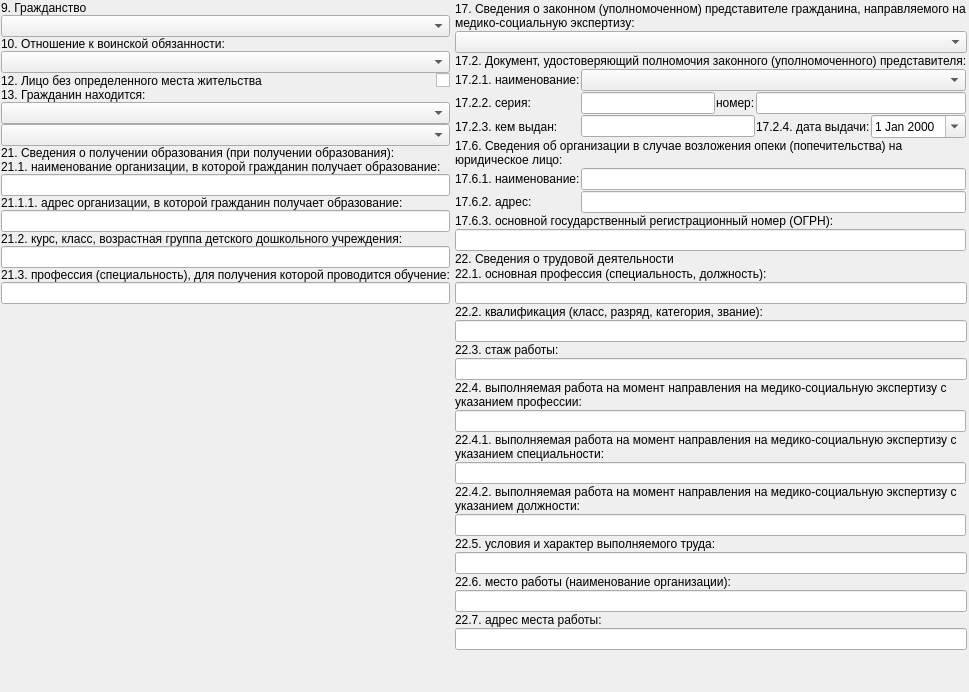
          <widget class="QWidget" name="tabClientData">
           <attribute name="title">
            <string>&amp;Данные о пациенте</string>
           </attribute>
           <layout class="QGridLayout" name="gridLayout_25">
            <property name="margin">
             <number>1</number>
            </property>
            <property name="spacing">
             <number>1</number>
            </property>
            <item row="0" column="0">
             <layout class="QGridLayout" name="gridLayout_24">
              <property name="spacing">
               <number>4</number>
              </property>
              <item row="0" column="0">
               <layout class="QGridLayout" name="gridLayout_23">
                <property name="spacing">
                 <number>0</number>
                </property>
                <item row="6" column="0" colspan="2">
                 <widget class="CStrComboBox" name="cmbClientIsLocated"/>
                </item>
                <item row="3" column="0" colspan="2">
                 <widget class="CStrComboBox" name="cmbClientMilitaryDuty"/>
                </item>
                <item row="4" column="0">
                 <widget class="QLabel" name="lblClientNoFixedPlaceResidence">
                  <property name="text">
                   <string>12. Лицо без определенного места жительства</string>
                  </property>
                 </widget>
                </item>
                <item row="4" column="1">
                 <widget class="QCheckBox" name="chkClientNoFixedPlaceResidence">
                  <property name="sizePolicy">
                   <sizepolicy hsizetype="Fixed" vsizetype="Fixed">
                    <horstretch>0</horstretch>
                    <verstretch>0</verstretch>
                   </sizepolicy>
                  </property>
                  <property name="layoutDirection">
                   <enum>Qt::RightToLeft</enum>
                  </property>
                  <property name="text">
                   <string/>
                  </property>
                 </widget>
                </item>
                <item row="0" column="0" colspan="2">
                 <widget class="QLabel" name="lblClientCitizenship">
                  <property name="text">
                   <string>9. Гражданство</string>
                  </property>
                 </widget>
                </item>
                <item row="9" column="0" colspan="2">
                 <widget class="QLabel" name="lblClientEducationOrgName">
                  <property name="text">
                   <string>21.1. наименование организации, в которой гражданин получает образование:</string>
                  </property>
                  <property name="wordWrap">
                   <bool>true</bool>
                  </property>
                 </widget>
                </item>
                <item row="14" column="0" colspan="2">
                 <widget class="QLineEdit" name="edtClientEducationCourse"/>
                </item>
                <item row="5" column="0" colspan="2">
                 <widget class="QLabel" name="lblClientIsLocated">
                  <property name="text">
                   <string>13. Гражданин находится:</string>
                  </property>
                 </widget>
                </item>
                <item row="16" column="0" colspan="2">
                 <widget class="QLineEdit" name="edtClientEducationSpecialty"/>
                </item>
                <item row="15" column="0" colspan="2">
                 <widget class="QLabel" name="lblClientEducationSpecialty">
                  <property name="text">
                   <string>21.3. профессия (специальность), для получения которой проводится обучение:</string>
                  </property>
                 </widget>
                </item>
                <item row="17" column="0" colspan="2">
                 <spacer name="verticalSpacer">
                  <property name="orientation">
                   <enum>Qt::Vertical</enum>
                  </property>
                  <property name="sizeHint" stdset="0">
                   <size>
                    <width>20</width>
                    <height>40</height>
                   </size>
                  </property>
                 </spacer>
                </item>
                <item row="8" column="0" colspan="2">
                 <widget class="QLabel" name="lblClientEducation">
                  <property name="text">
                   <string>21. Сведения о получении образования (при получении образования):</string>
                  </property>
                 </widget>
                </item>
                <item row="2" column="0" colspan="2">
                 <widget class="QLabel" name="lblClientMilitaryDuty">
                  <property name="text">
                   <string>10. Отношение к воинской обязанности:</string>
                  </property>
                 </widget>
                </item>
                <item row="1" column="0" colspan="2">
                 <widget class="CStrComboBox" name="cmbClientCitizenship"/>
                </item>
                <item row="7" column="0" colspan="2">
                 <widget class="COrgComboBoxEx" name="cmbClientIsLocatedOrg"/>
                </item>
                <item row="10" column="0" colspan="2">
                 <widget class="QLineEdit" name="edtClientEducationOrgName"/>
                </item>
                <item row="13" column="0" colspan="2">
                 <widget class="QLabel" name="lblClientEducationCourse">
                  <property name="text">
                   <string>21.2. курс, класс, возрастная группа детского дошкольного учреждения:</string>
                  </property>
                 </widget>
                </item>
                <item row="11" column="0" colspan="2">
                 <widget class="QLabel" name="lblClientEducationOrgAddress">
                  <property name="text">
                   <string>21.1.1. адрес организации, в которой гражданин получает образование:</string>
                  </property>
                 </widget>
                </item>
                <item row="12" column="0" colspan="2">
                 <widget class="QLineEdit" name="edtClientEducationOrgAddress"/>
                </item>
               </layout>
              </item>
              <item row="0" column="1">
               <layout class="QGridLayout" name="gridLayout_22">
                <property name="margin">
                 <number>1</number>
                </property>
                <property name="spacing">
                 <number>1</number>
                </property>
                <item row="20" column="0" colspan="5">
                 <widget class="QLineEdit" name="edtPatronWorkActive"/>
                </item>
                <item row="21" column="0" colspan="5">
                 <widget class="QLabel" name="lblPatronWorkActiveSpecialty">
                  <property name="text">
                   <string>22.4.1. выполняемая работа на момент направления на медико-социальную экспертизу с указанием специальности:</string>
                  </property>
                  <property name="wordWrap">
                   <bool>true</bool>
                  </property>
                 </widget>
                </item>
                <item row="23" column="0" colspan="5">
                 <widget class="QLabel" name="lblPatronWorkActivePost">
                  <property name="text">
                   <string>22.4.2. выполняемая работа на момент направления на медико-социальную экспертизу с указанием должности:</string>
                  </property>
                  <property name="wordWrap">
                   <bool>true</bool>
                  </property>
                 </widget>
                </item>
                <item row="28" column="0" colspan="6">
                 <widget class="QLineEdit" name="edtPatronWorkPlaceOrg"/>
                </item>
                <item row="13" column="0" colspan="6">
                 <widget class="QLabel" name="lblPatronSpecialty">
                  <property name="text">
                   <string>22.1. основная профессия (специальность, должность):</string>
                  </property>
                 </widget>
                </item>
                <item row="29" column="0" colspan="6">
                 <widget class="QLabel" name="lblPatronWorkPlaceAddress">
                  <property name="text">
                   <string>22.7. адрес места работы:</string>
                  </property>
                 </widget>
                </item>
                <item row="18" column="0" colspan="6">
                 <widget class="QLineEdit" name="edtPatronWorkExperience"/>
                </item>
                <item row="30" column="0" colspan="6">
                 <widget class="QLineEdit" name="edtPatronWorkPlaceAddress"/>
                </item>
                <item row="4" column="0">
                 <widget class="QLabel" name="lblRepresentativeDocumentSeria">
                  <property name="text">
                   <string>17.2.2. серия:</string>
                  </property>
                 </widget>
                </item>
                <item row="0" column="0" colspan="6">
                 <widget class="QLabel" name="lblClientRelationRepresentative">
                  <property name="text">
                   <string>17. Сведения о законном (уполномоченном) представителе гражданина, направляемого на медико-социальную экспертизу:</string>
                  </property>
                  <property name="wordWrap">
                   <bool>true</bool>
                  </property>
                 </widget>
                </item>
                <item row="4" column="1">
                 <widget class="QLineEdit" name="edtRepresentativeDocumentSeria"/>
                </item>
                <item row="4" column="2">
                 <widget class="QLabel" name="lblRepresentativeDocumentNumber">
                  <property name="text">
                   <string>номер:</string>
                  </property>
                 </widget>
                </item>
                <item row="5" column="0">
                 <widget class="QLabel" name="lblRepresentativeDocumentOrigin">
                  <property name="text">
                   <string>17.2.3. кем выдан:</string>
                  </property>
                 </widget>
                </item>
                <item row="14" column="0" colspan="6">
                 <widget class="QLineEdit" name="edtPatronSpecialty"/>
                </item>
                <item row="5" column="3">
                 <widget class="QLabel" name="lblRepresentativeDocumentDate">
                  <property name="sizePolicy">
                   <sizepolicy hsizetype="Fixed" vsizetype="Preferred">
                    <horstretch>0</horstretch>
                    <verstretch>0</verstretch>
                   </sizepolicy>
                  </property>
                  <property name="text">
                   <string>17.2.4. дата выдачи:</string>
                  </property>
                 </widget>
                </item>
                <item row="5" column="4">
                 <widget class="CDateEdit" name="edtRepresentativeDocumentDate">
                  <property name="sizePolicy">
                   <sizepolicy hsizetype="Fixed" vsizetype="Fixed">
                    <horstretch>0</horstretch>
                    <verstretch>0</verstretch>
                   </sizepolicy>
                  </property>
                  <property name="calendarPopup">
                   <bool>true</bool>
                  </property>
                 </widget>
                </item>
                <item row="7" column="0" colspan="5">
                 <widget class="QLabel" name="lblRepresentativeOrg">
                  <property name="text">
                   <string>17.6. Сведения об организации в случае возложения опеки (попечительства) на юридическое лицо:</string>
                  </property>
                  <property name="wordWrap">
                   <bool>true</bool>
                  </property>
                 </widget>
                </item>
                <item row="9" column="1" colspan="4">
                 <widget class="QLineEdit" name="edtRepresentativeOrgAddress"/>
                </item>
                <item row="10" column="0" colspan="5">
                 <widget class="QLabel" name="lblRepresentativeOrgOGRN">
                  <property name="text">
                   <string>17.6.3. основной государственный регистрационный номер (ОГРН): </string>
                  </property>
                 </widget>
                </item>
                <item row="8" column="0">
                 <widget class="QLabel" name="lblRepresentativeOrgName">
                  <property name="text">
                   <string>17.6.1. наименование:</string>
                  </property>
                 </widget>
                </item>
                <item row="11" column="0" colspan="5">
                 <widget class="QLineEdit" name="edtRepresentativeOrgOGRN">
                  <property name="inputMask">
                   <string>999999999999999999999999999999999999999999999999999999999999999999999999999999; </string>
                  </property>
                  <property name="maxLength">
                   <number>78</number>
                  </property>
                 </widget>
                </item>
                <item row="19" column="0" colspan="6">
                 <widget class="QLabel" name="lblPatronWorkActive">
                  <property name="text">
                   <string>22.4. выполняемая работа на момент направления на медико-социальную экспертизу с указанием профессии:</string>
                  </property>
                  <property name="wordWrap">
                   <bool>true</bool>
                  </property>
                 </widget>
                </item>
                <item row="27" column="0" colspan="6">
                 <widget class="QLabel" name="lblPatronWorkPlaceOrg">
                  <property name="text">
                   <string>22.6. место работы (наименование организации):</string>
                  </property>
                 </widget>
                </item>
                <item row="12" column="0" colspan="6">
                 <widget class="QLabel" name="lblPatronWork">
                  <property name="text">
                   <string>22. Сведения о трудовой деятельности</string>
                  </property>
                 </widget>
                </item>
                <item row="25" column="0" colspan="6">
                 <widget class="QLabel" name="lblPatronWorkConditions">
                  <property name="text">
                   <string>22.5. условия и характер выполняемого труда:</string>
                  </property>
                 </widget>
                </item>
                <item row="4" column="3" colspan="2">
                 <widget class="QLineEdit" name="edtRepresentativeDocumentNumber"/>
                </item>
                <item row="16" column="0" colspan="6">
                 <widget class="QLineEdit" name="edtPatronQualification"/>
                </item>
                <item row="2" column="0" colspan="6">
                 <widget class="QLabel" name="lblRepresentativeDocument">
                  <property name="text">
                   <string>17.2. Документ, удостоверяющий полномочия законного (уполномоченного) представителя:</string>
                  </property>
                 </widget>
                </item>
                <item row="1" column="0" colspan="6">
                 <widget class="CClientRelationComboBoxPatron" name="cmbClientRelationRepresentative"/>
                </item>
                <item row="5" column="1" colspan="2">
                 <widget class="QLineEdit" name="edtRepresentativeDocumentOrigin"/>
                </item>
                <item row="8" column="1" colspan="4">
                 <widget class="QLineEdit" name="edtRepresentativeOrgName"/>
                </item>
                <item row="3" column="0">
                 <widget class="QLabel" name="lblRepresentativeDocumentName">
                  <property name="text">
                   <string>17.2.1. наименование:</string>
                  </property>
                 </widget>
                </item>
                <item row="17" column="0" colspan="6">
                 <widget class="QLabel" name="lblPatronWorkExperience">
                  <property name="text">
                   <string>22.3. стаж работы:</string>
                  </property>
                 </widget>
                </item>
                <item row="15" column="0" colspan="6">
                 <widget class="QLabel" name="lblPatronQualification">
                  <property name="text">
                   <string>22.2. квалификация (класс, разряд, категория, звание):</string>
                  </property>
                 </widget>
                </item>
                <item row="26" column="0" colspan="6">
                 <widget class="QLineEdit" name="edtPatronWorkConditions"/>
                </item>
                <item row="9" column="0">
                 <widget class="QLabel" name="lblRepresentativeOrgAdress">
                  <property name="text">
                   <string>17.6.2. адрес:</string>
                  </property>
                 </widget>
                </item>
                <item row="22" column="0" colspan="5">
                 <widget class="QLineEdit" name="edtPatronWorkActiveSpecialty"/>
                </item>
                <item row="24" column="0" colspan="5">
                 <widget class="QLineEdit" name="edtPatronWorkActivePost"/>
                </item>
                <item row="3" column="1" colspan="4">
                 <widget class="CStrComboBox" name="cmbRepresentativeDocumentName"/>
                </item>
               </layout>
              </item>
              <item row="1" column="1">
               <spacer name="verticalSpacer_6">
                <property name="orientation">
                 <enum>Qt::Vertical</enum>
                </property>
                <property name="sizeHint" stdset="0">
                 <size>
                  <width>20</width>
                  <height>40</height>
                 </size>
                </property>
               </spacer>
              </item>
             </layout>
            </item>
           </layout>
          </widget>
